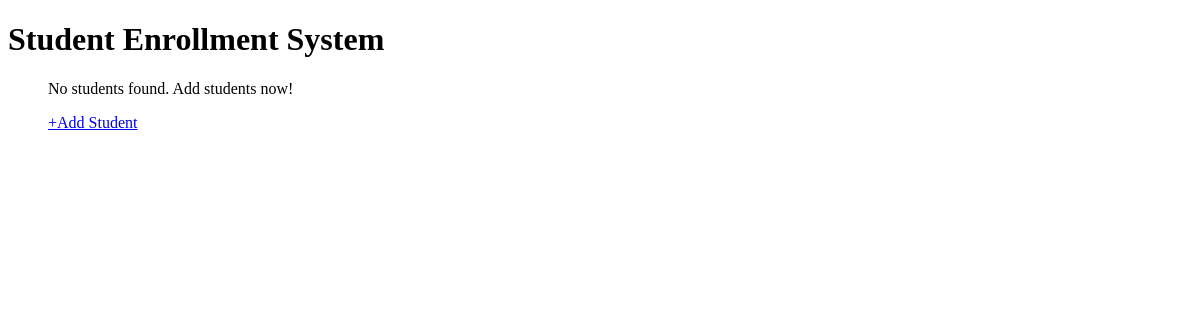
Before: / with the older database file.
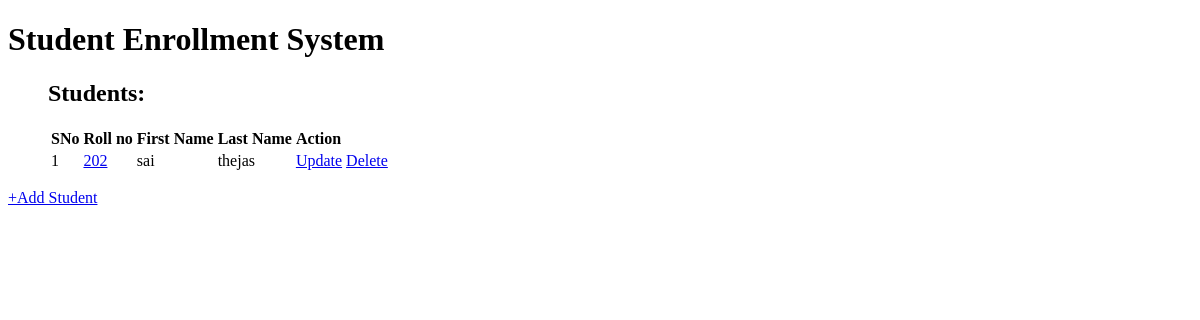
After: the same page with the newer database file.
### app.py (models this page shows)
class Student(db.Model):
    _tablename__ = 'student'
    student_id = db.Column(db.Integer, primary_key=True, autoincrement=True)
    roll_number = db.Column(db.String(20), unique=True, nullable=False)
    first_name = db.Column(db.String(50), nullable=False)
    last_name = db.Column(db.String(50))
    courses = db.relationship("Course", secondary = "enrollment")

### app.py (the view)
@app.route('/')
def index():
    students = Student.query.all()
    return render_template('index.html', students=students)

### templates/index.html (shortened to what this page needs)
<!DOCTYPE html>
<html>
<head>
</head>
<body>
    <h1>Student Enrollment System</h1>
    <ul>
        {% if students == [] %}
        <div>No students found. Add students now!</div>
        <p> <a href="{{ url_for('create_student') }}">+Add Student</a></p>
        {% else %}
        <h2>Students:</h2>
        <table id = "all-students">
            <tr>
                <td><b>SNo</b></td>
                <td><b>Roll no</b></td>
                <td><b>First Name</b></td>
                <td><b>Last Name</b></td>
                <td><b>Action</b></td>
            </tr>
            {% for student in students %}
            <tr>
                <td>{{ loop.index }}</td>
                <td><a href="{{ url_for('student_details', student_id=student.student_id) }}">{{ student.roll_number }}</a></td>
                <td>{{ student.first_name }}</td>
                <td>{{ student.last_name }}</td>
                <td><a href="{{ url_for('update_student', student_id=student.student_id) }}" type="button">Update</a>
                    <a href="{{ url_for('delete_student', student_id=student.student_id) }}" type="button">Delete</a>
                </td>
            </tr>
            {% endfor %}
        </table>
    </ul>
    <a href="{{ url_for('create_student') }}">+Add Student</a>
    {% endif %}
</body>
</html>

Changed rows visible on the page:
added Student: roll_number "202", first_name "sai", last_name "thejas"
Other visible differences:
text no longer shown: "No students found. Add students now!"
text now shown: "Students: SNo Roll no First Name Last Name Action"
